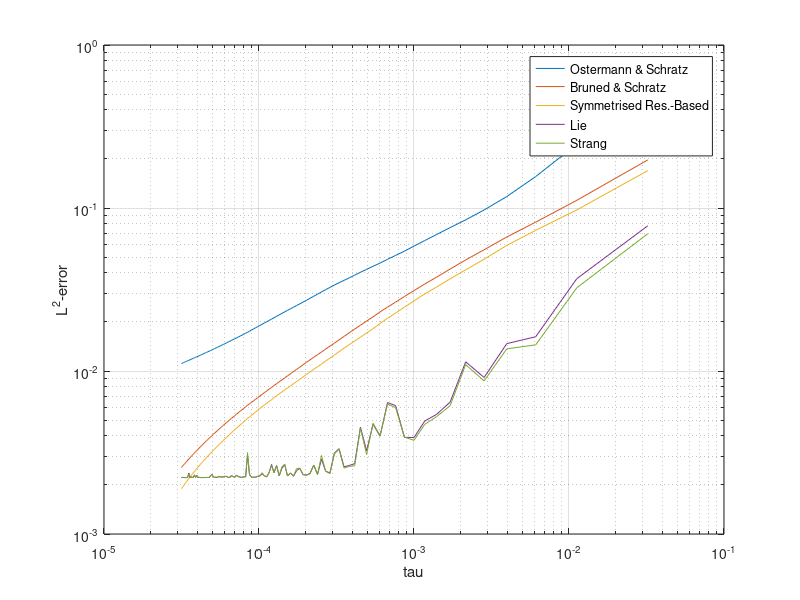
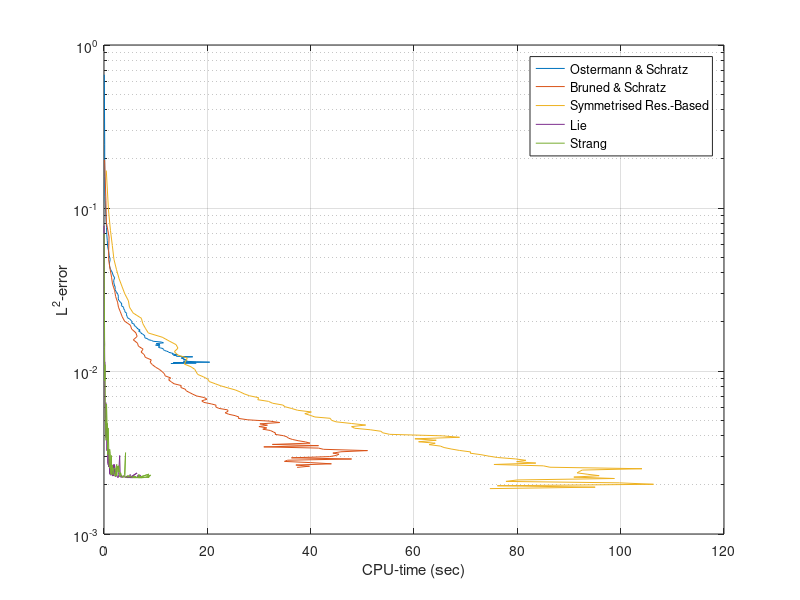

Recreate these plots in MATLAB, in order.
clear all;

load('data/numerical_experiments_H1_data.mat') % Load data from experiments
%% Simple convergence rate plots
figure(1)

loglog(tau_j, error_first_order)
hold on
loglog(tau_j, error_brunedschratz)
loglog(tau_j, error_symmetric)
loglog(tau_j, error_lie)
loglog(tau_j, error_strang)
ylabel('L^2-error')
xlabel('tau')
legend('Ostermann & Schratz', 'Bruned & Schratz', 'Symmetrised Res.-Based', 'Lie', 'Strang')
grid on
hold off

exportgraphics(gcf,'images/convergence_rates_example.pdf','ContentType','vector')

%% Simple CPU-time plots
figure(2)
semilogy(cputime_first_order, error_first_order)
hold on
semilogy(cputime_brunedschratz, error_brunedschratz)
semilogy(cputime_symmetric, error_symmetric)
semilogy(cputime_lie, error_lie)
semilogy(cputime_strang, error_strang)
ylabel('L^2-error')
xlabel('CPU-time (sec)')
legend('Ostermann & Schratz', 'Bruned & Schratz', 'Symmetrised Res.-Based', 'Lie', 'Strang')
grid on
hold off

exportgraphics(gcf,'images/cput_times_example.pdf','ContentType','vector')
